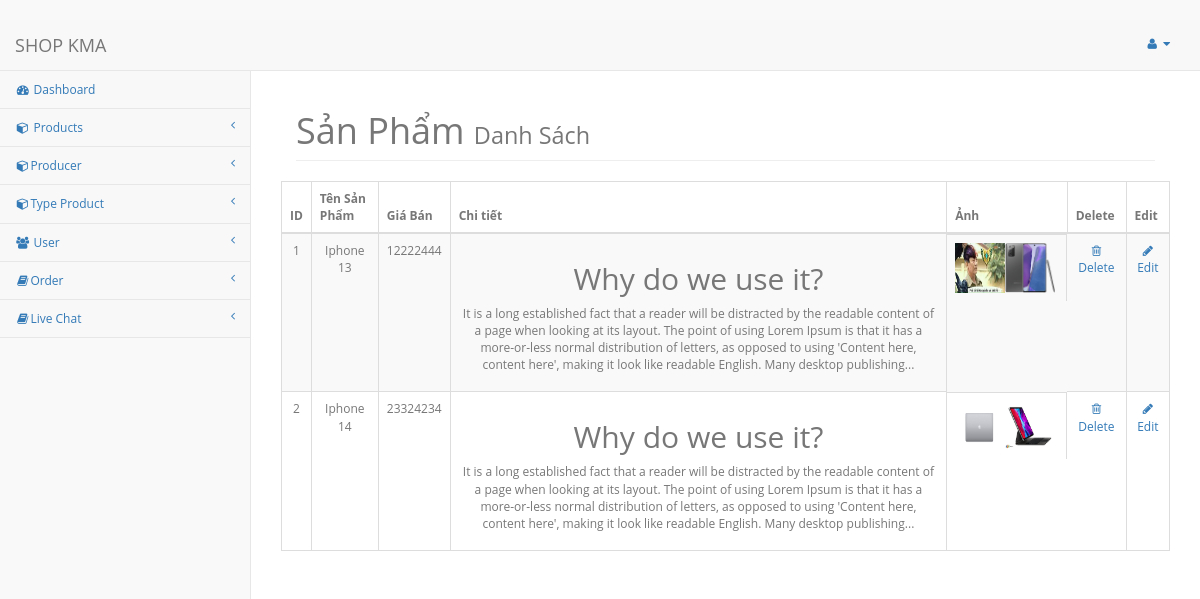
Page /listProduct (signed in) on the committed database.
### tables this page shows
CREATE TABLE `Product` (
  `MaSP` int(11) NOT NULL,
  `MaNSX` int(11) NOT NULL,
  `MaLoai` int(11) NOT NULL,
  `TenSP` text NOT NULL,
  `ChiTiet` text NOT NULL,
  `Gia` int(11) NOT NULL,
  `Anh` text NOT NULL,
  `createDate` timestamp NOT NULL DEFAULT current_timestamp()
);

### src/Controller/AdminController.php (called while the page is built, shortened)
<?php
class AdminController
{
    public function listProductView()
    {
        require_once 'views/Admin/Product/listProductView.php';
    }
}

### src/Core/Bootstrap.php (called while the page is built, shortened)
<?php
require 'function/helper.php';
App::bind('config/app', require_once "config/app.php");
Route::load("config/router.php")
    ->direct(Request::uri()[0], Request::method());
?>

### index.php (called while the page is built, shortened)
<?php
require_once "./src/Core/Bootstrap.php";

### src/Database/DB.php (called while the page is built, shortened)
<?php
class DB
{
    private static $self;
    public static function makeConnection() {
        if (empty(self::$self)) {
            self::$self = new \mysqli(
              App::get('config/app')['database']['host'],
              App::get('config/app')['database']['username'],
              App::get('config/app')['database']['password'],
              App::get('config/app')['database']['database']
            );
        }
        return self::$self;
    }
}

### src/Model/ProductModel.php (called while the page is built, shortened)
<?php
class ProductModel
{
    public static function getAllProduct()
    {
        $query = DB::makeConnection()->query("SELECT * FROM Product");
        return !empty($query) ? $query->fetch_all() : [];
    }
}

### src/Core/App.php (called while the page is built, shortened)
<?php
class App
{
    private static $aRegistry = [];
    public static function bind($key, $val)
    {
        self::$aRegistry[$key] = $val;
    }
    public static function get($key)
    {
        return array_key_exists($key, self::$aRegistry) ? self::$aRegistry[$key] : false;
    }
}

### src/Core/URL.php (called while the page is built, shortened)
<?php
class URL
{
    public static function uri($path = '') {
        if (empty($path)) {
            return App::get('config/app')['homeURL'];
        }
        return App::get('config/app')['homeURL'] . ltrim($path, '/');
    }
}

### views/Admin/Product/listProductView.php (the view, shortened to what this page needs)
<?php
if (!isset($_SESSION['login_true'])) {
    header('location:' . URL::uri('admin'));
} else {
    require_once 'views/Admin/header.php';
    require_once 'views/Admin/navigation.php';
    $aRow = \MyProject\Model\ProductModel::getAllProduct();
    ?>
    <div id="page-wrapper">
        <div class="container-fluid">
            <div class="row">
                <div class="col-lg-12">
                    <h1 class="page-header">Sản Phẩm
                        <small>Danh Sách</small>
                    </h1>
                </div>
                <table class="table table-striped table-bordered table-hover" id="dataTables-example"
                       style="text-align: center">
                    <thead>
                    <tr align="center">
                        <th>ID</th>
                        <th>Tên Sản Phẩm</th>
                        <th>Giá Bán</th>
                        <th>Chi tiết</th>
                        <th>Ảnh</th>
                        <th>Delete</th>
                        <th>Edit</th>
                    </tr>
                    </thead>
                    <tbody>
                    <?php $i=1;
                    foreach ($aRow as $item): ?>
                        <tr class="odd gradeX" align="center">
                            <td><?php echo $i; ?></td>
                            <td><?php echo $item[3]; ?></td>
                            <td><?php echo $item[5]; ?></td>
                            <td><?= html_entity_decode(the_excerpt($item[4])) . '...' ?></td>
                            <td style="float: left;width: 120px;text-align: center"><?php LoadAnh($item[6]); ?></td>
                            <td class="center">
                                <a      onclick="return confirm('Are you sure you want to delete this item?');"
                                        href="<?php echo URL::uri('deleteProduct'); ?>/<?= $item[0]; ?>">
                                    <i class="fa fa-trash-o  fa-fw"></i>Delete
                                </a>
                            </td>
                            <td class="center"><a
                                        href="<?php echo URL::uri('updateProduct'); ?>/<?= $item[0]; ?>"
                                        onclick="return confirm('Are you sure you want to edit this item?');"><i class="fa fa-pencil fa-fw"></i>Edit</a>
                            </td>
                        </tr>
                    <?php
                    $i++;
                    endforeach;
                    ?>
                </table>
            </div>
        </div>
    </div>
    </div>
    <?php
    require_once 'views/Admin/footer.php';
}
?>

### function/helper.php (shortened to what this page needs)
<?php
function the_excerpt($text, $string = 400)
{
    $sanitized = htmlentities($text, ENT_COMPAT, 'UTF-8');
    if (strlen($sanitized) > $string) {
        $cutString = substr($sanitized, 0, $string);
        return substr($sanitized, 0, strrpos($cutString, ' '));
    } else {
        return $sanitized;
    }
}
function LoadAnh($data)
{
    $adata = json_decode($data, true);
    foreach ($adata as $val) {
        ?>
        <a href="<?= $val ?>"><img src="<?= $val ?>" alt=""
                                   style="width: 50px;height: 50px;float: left"></a>
        <?php
    }
}

### assets/style/print.css (style rules this page uses)
body { padding-top: 0; font-size: 12px; color: #777; background: #f9f9f9; font-family: 'Open Sans',sans-serif; margin-top:20px; }
small, .small { font-size: 85%; }
img { max-width: 100%; }

### rows in the picture
product: TenSP "Iphone 13", Gia "12222444", ChiTiet "Why do we use it? It is a long established fact that a reader will be distracted by the readable content of a page when looking at its layout. The point of using Lorem Ipsum is that it has a more-or-less normal distribution of letters, as opposed to using 'Content here, content here', making it look like readable English. Many desktop publishing"
product: TenSP "Iphone 14", Gia "23324234", ChiTiet "Why do we use it? It is a long established fact that a reader will be distracted by the readable content of a page when looking at its layout. The point of using Lorem Ipsum is that it has a more-or-less normal distribution of letters, as opposed to using 'Content here, content here', making it look like readable English. Many desktop publishing"
